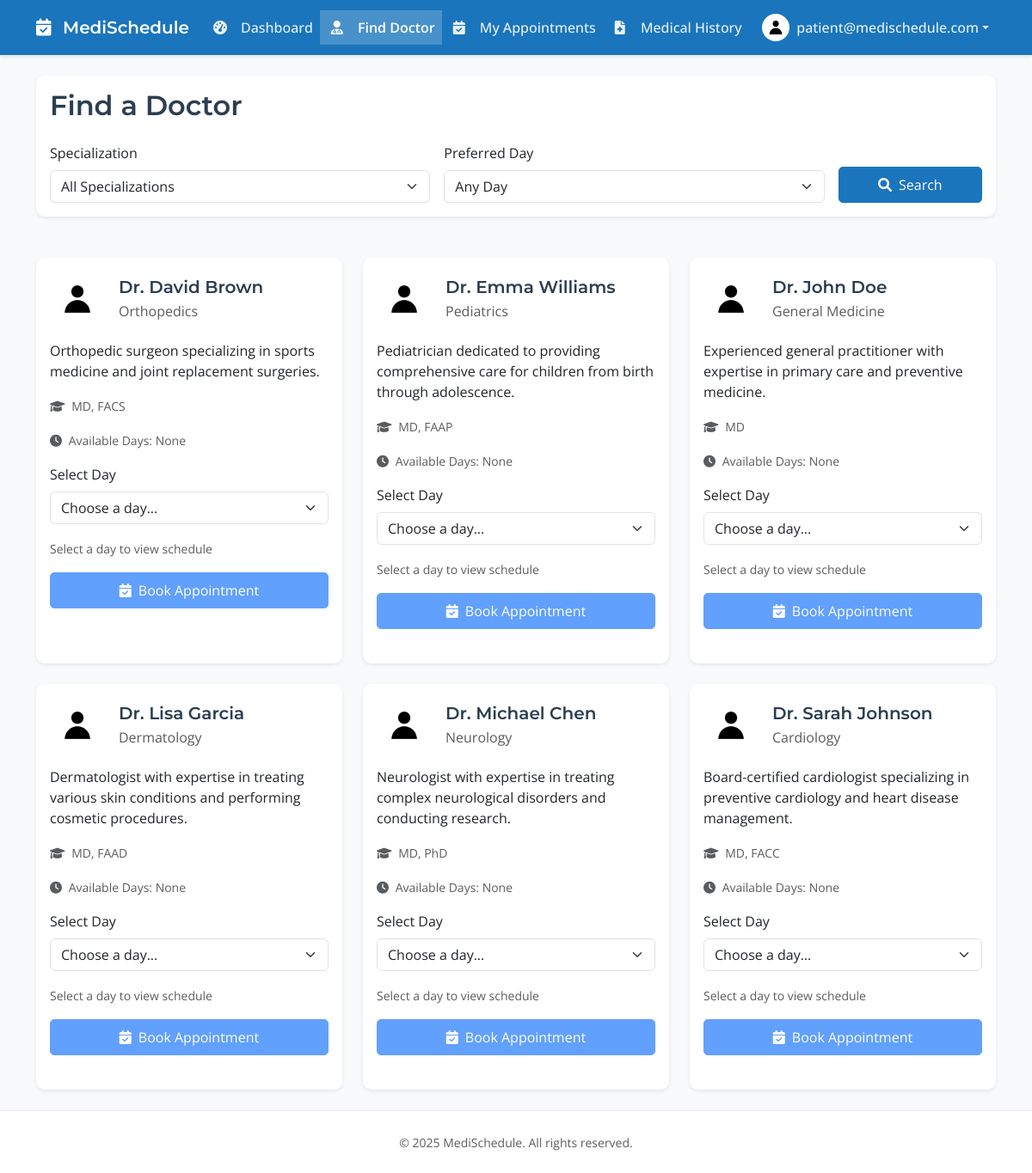
/pages/patient/find_doctor.php (signed in), run on the app's committed database.
### tables this page shows
CREATE TABLE IF NOT EXISTS doctors (
    id INT PRIMARY KEY AUTO_INCREMENT,
    user_id INT NOT NULL,
    first_name VARCHAR(50) NOT NULL,
    last_name VARCHAR(50) NOT NULL,
    specialization VARCHAR(100),
    qualification VARCHAR(100),
    years_experience INT,
    profile_image VARCHAR(255),
    bio TEXT,
    created_at TIMESTAMP DEFAULT CURRENT_TIMESTAMP,
    updated_at TIMESTAMP DEFAULT CURRENT_TIMESTAMP ON UPDATE CURRENT_TIMESTAMP,
    FOREIGN KEY (user_id) REFERENCES users(id) ON DELETE CASCADE
);

### config/database.php (called while the page is built, shortened)
<?php
class Database
{
    private $connection;
    private static $instance = null;
    private function __construct()
    {
        $this->connection = new mysqli(DB_HOST, DB_USER, DB_PASS, DB_NAME);
        $this->connection->set_charset("utf8mb4");
    }
    public static function getInstance()
    {
        if (self::$instance === null) {
            self::$instance = new self();
        }
        return self::$instance;
    }
    public function query($sql)
    {
        return $this->connection->query($sql);
    }
}

### pages/patient/find_doctor.php (the view, shortened to what this page needs)
<?php
$db = Database::getInstance();
$specialization = isset($_GET['specialization']) ? sanitize($_GET['specialization']) : '';
$day = isset($_GET['day']) ? sanitize($_GET['day']) : '';
$specializations_query = "SELECT DISTINCT specialization FROM doctors WHERE specialization IS NOT NULL ORDER BY specialization";
$specializations_result = $db->query($specializations_query);
$specializations = [];
if ($specializations_result) {
    while ($row = $specializations_result->fetch_assoc()) {
        $specializations[] = $row['specialization'];
    }
}
$query = "SELECT d.*, u.email,
          GROUP_CONCAT(DISTINCT ds.day_of_week) as available_days
          FROM doctors d
          INNER JOIN users u ON d.user_id = u.id
          LEFT JOIN doctor_schedules ds ON d.id = ds.doctor_id AND ds.is_available = 1
          WHERE u.status = 'active'";
$query .= " GROUP BY d.id ORDER BY d.first_name, d.last_name";
$doctors_result = $db->query($query);
$doctors = [];
if ($doctors_result) {
    while ($row = $doctors_result->fetch_assoc()) {
        $row['available_days'] = $row['available_days'] ? explode(',', $row['available_days']) : [];
        $doctors[] = $row;
    }
}
$content = '
<div class="container py-4">
    <div class="row mb-4">
        <div class="col-12">
            <div class="card border-0 shadow-sm">
                <div class="card-body">
                    <h2 class="card-title mb-4">Find a Doctor</h2>
                    <form method="GET" class="row g-3">
                        <div class="col-md-5">
                            <label for="specialization" class="form-label">Specialization</label>
                            <select class="form-select" id="specialization" name="specialization">
                                <option value="">All Specializations</option>';
foreach ($specializations as $spec) {
    $content .= '
                                <option value="' . htmlspecialchars($spec) . '" ' . ($specialization === $spec ? 'selected' : '') . '>' . htmlspecialchars($spec) . '</option>';
}
$content .= '
                            </select>
                        </div>
                        <div class="col-md-5">
                            <label for="day" class="form-label">Preferred Day</label>
                            <select class="form-select" id="day" name="day">
                                <option value="">Any Day</option>
                                <option value="Monday" ' . ($day === 'Monday' ? 'selected' : '') . '>Monday</option>
                                <option value="Tuesday" ' . ($day === 'Tuesday' ? 'selected' : '') . '>Tuesday</option>
                                <option value="Wednesday" ' . ($day === 'Wednesday' ? 'selected' : '') . '>Wednesday</option>
                                <option value="Thursday" ' . ($day === 'Thursday' ? 'selected' : '') . '>Thursday</option>
                                <option value="Friday" ' . ($day === 'Friday' ? 'selected' : '') . '>Friday</option>
                                <option value="Saturday" ' . ($day === 'Saturday' ? 'selected' : '') . '>Saturday</option>
                                <option value="Sunday" ' . ($day === 'Sunday' ? 'selected' : '') . '>Sunday</option>
                            </select>
                        </div>
                        <div class="col-md-2 d-flex align-items-end">
                            <button type="submit" class="btn btn-primary w-100">
                                <i class="fas fa-search me-2"></i>Search
                            </button>
                        </div>
                    </form>
                </div>
            </div>
        </div>
    </div>
    <div class="row g-4">';
if (empty($doctors)) {
    $content .= '
        <div class="col-12">
            <div class="alert alert-info">
                <i class="fas fa-info-circle me-2"></i>No doctors found matching your criteria.
            </div>
        </div>';
} else {
    foreach ($doctors as $doctor) {
        $content .= '
        <div class="col-md-6 col-lg-4">
            <div class="card border-0 shadow-sm h-100">
                <div class="card-body">
                    <div class="d-flex align-items-center mb-3">
                        <div class="flex-shrink-0">
                            <img src="' . APP_URL . '/uploads/profile_images/' . (!empty($doctor['profile_image']) ? htmlspecialchars($doctor['profile_image']) : 'default-profile.jpg') . '"
                                 alt="Dr. ' . htmlspecialchars($doctor['first_name'] . ' ' . $doctor['last_name']) . '"
                                 class="rounded-circle"
                                 style="width: 64px; height: 64px; object-fit: cover;"
                                 onerror="this.src=\'' . APP_URL . '/uploads/profile_images/default-profile.jpg\'">
                        </div>
                        <div class="flex-grow-1 ms-3">
                            <h5 class="card-title mb-1">Dr. ' . htmlspecialchars($doctor['first_name'] . ' ' . $doctor['last_name']) . '</h5>
                            <p class="text-muted mb-0">' . htmlspecialchars($doctor['specialization']) . '</p>
                        </div>
                    </div>
                    <p class="card-text">' . htmlspecialchars($doctor['bio'] ?? 'No bio available.') . '</p>
                    <div class="mb-3">
                        <small class="text-muted">
                            <i class="fas fa-graduation-cap me-1"></i> ' . htmlspecialchars($doctor['qualification']) . '
                        </small>
                    </div>
                    <div class="mb-3">
                        <small class="text-muted">
                            <i class="fas fa-clock me-1"></i> Available Days: ' .
            (empty($doctor['available_days']) ? 'None' : implode(', ', $doctor['available_days'])) . '
                        </small>
                    </div>
                    <div class="mb-3">
                        <label for="day-' . $doctor['id'] . '" class="form-label">Select Day</label>
                        <select class="form-select day-select" id="day-' . $doctor['id'] . '" data-doctor-id="' . $doctor['id'] . '">
                            <option value="">Choose a day...</option>';
        $content .= '
                        </select>
                    </div>
                    <div class="schedule-time mb-3" id="schedule-' . $doctor['id'] . '">
                        <small class="text-muted">Select a day to view schedule</small>
                    </div>
                    <div class="d-grid">
                        <button type="button" class="btn btn-primary book-appointment"
                                data-doctor-id="' . $doctor['id'] . '"
                                data-doctor-name="Dr. ' . htmlspecialchars($doctor['first_name'] . ' ' . $doctor['last_name']) . '"
                                disabled>
                            <i class="fas fa-calendar-check me-2"></i>Book Appointment
                        </button>
                    </div>
                </div>
            </div>
        </div>';
    }
}
$content .= '
    </div>
</div>
<script>
document.addEventListener("DOMContentLoaded", function() {
    const daySelects = document.querySelectorAll(".day-select");
    const bookButtons = document.querySelectorAll(".book-appointment");
    // Handle day selection
    daySelects.forEach(select => {
        select.addEventListener("change", function() {
            const doctorId = this.dataset.doctorId;
            const day = this.value;
            if (day) {
                fetchSchedule(doctorId, day);
            } else {
                const scheduleDisplay = document.getElementById("schedule-" + doctorId);
                scheduleDisplay.innerHTML = \'<small class="text-muted">Select a day to view schedule</small>\';
                const bookButton = this.closest(".card").querySelector(".book-appointment");
                bookButton.disabled = true;
            }
        });
    });
    // Fetch doctor schedule
    function fetchSchedule(doctorId, day) {
        const scheduleDisplay = document.getElementById("schedule-" + doctorId);
        const bookButton = scheduleDisplay.closest(".card").querySelector(".book-appointment");
        scheduleDisplay.innerHTML = \'<div class="text-center"><div class="spinner-border spinner-border-sm text-primary" role="status"></div></div>\';
        bookButton.disabled = true;
        fetch("get_doctor_schedule.php?doctor_id=" + doctorId + "&day=" + day)
            .then(response => response.json())
            .then(data => {
                if (data.success) {
                    let statusClass = "text-success";
                    let statusIcon = "fa-calendar-check";
                    if (data.day_status === "pending") {
                        statusClass = "text-warning";
                        statusIcon = "fa-clock";
                    } else if (data.day_status === "booked") {
                        statusClass = "text-danger";
                        statusIcon = "fa-calendar-times";
                    }
                    scheduleDisplay.innerHTML =
                        \'<small class="text-muted">\' +
                        \'<i class="fas fa-clock me-1"></i> \' + data.start_time + \' - \' + data.end_time + \'<br>\' +
                        \'<i class="fas \' + statusIcon + \' me-1 \' + statusClass + \'"></i> \' + data.message +
                        \'</small>\';
                    bookButton.disabled = !data.is_available;
                } else {
                    scheduleDisplay.innerHTML = \'<small class="text-danger">\' + data.message + \'</small>\';
                    bookButton.disabled = true;
                }
            })
            .catch(error => {
                scheduleDisplay.innerHTML = \'<small class="text-danger">Error loading schedule</small>\';
                bookButton.disabled = true;
            });
    }
    // Handle booking button click
    bookButtons.forEach(button => {
        button.addEventListener("click", function() {
            const doctorId = this.dataset.doctorId;
            const day = this.closest(".card").querySelector(".day-select").value;
            if (doctorId && day) {
                window.location.href = "book_appointment.php?doctor_id=" + doctorId + "&day=" + day;
            }
        });
    });
});
</script>';
require_once '../../layouts/main.php';

### assets/css/style.css (style rules this page uses)
:root { --medical-blue: #1A75BC; --healing-teal: #00A9A5; --soft-white: #F8FBFC; --light-grey: #E6ECF2; --warm-grey: #64748B; }
body { font-family: 'Open Sans', sans-serif; background-color: var(--soft-white); min-height: 100vh; display: flex; flex-direction: column; }
.card { border: none; border-radius: 10px; box-shadow: 0 2px 4px rgba(0, 0, 0, 0.1); transition: transform 0.2s; }
.btn { border-radius: 5px; padding: 8px 16px; }
.btn-primary { background-color: var(--medical-blue); border-color: var(--medical-blue); }

### assets/css/branding.css (style rules this page uses)
:root { --medical-blue: #1A75BC; --healing-teal: #00A9A5; --soft-white: #F8FBFC; --light-grey: #E6ECF2; --warm-grey: #64748B; --wellness-green: #2AC769; --gentle-orange: #FF9F5A; --soft-red: #EB5757; }
body { font-family: 'Open Sans', 'Nunito Sans', sans-serif; background-color: var(--soft-white); color: var(--warm-grey); }
h1, h2, h3, h4, h5, h6 { font-family: 'Montserrat', sans-serif; color: var(--medical-blue); }
.btn-primary { background-color: var(--medical-blue); border-color: var(--medical-blue); }
.card { border: none; box-shadow: 0 2px 4px rgba(0, 0, 0, 0.1); background-color: white; }

### layouts/main.php (style rules this page uses)
:root { --text-primary: #2c3e50; --text-secondary: #34495e; --text-muted: #7f8c8d; --bg-light: #f8f9fa; --border-color: #e9ecef; }
body { min-height: 100vh; display: flex; flex-direction: column; font-family: 'Open Sans', sans-serif; color: var(--text-primary); background-color: var(--bg-light); }
h1, h2, h3, h4, h5, h6 { font-family: 'Montserrat', sans-serif; color: var(--text-primary); font-weight: 600; }
.card { border: none; box-shadow: 0 2px 4px rgba(0, 0, 0, 0.05); margin-bottom: 1.5rem; }
.card-title { margin-bottom: 0; color: var(--text-primary); font-weight: 600; }

### data on the page
doctors: profile_image (placeholder picture), first_name+last_name "David Brown", specialization "Orthopedics", bio "Orthopedic surgeon specializing in sports medicine and joint replacement surgeries.", qualification "MD, FACS"
doctors: profile_image (placeholder picture), first_name+last_name "Emma Williams", specialization "Pediatrics", bio "Pediatrician dedicated to providing comprehensive care for children from birth through adolescence.", qualification "MD, FAAP"
doctors: profile_image (placeholder picture), first_name+last_name "John Doe", specialization "General Medicine", bio "Experienced general practitioner with expertise in primary care and preventive medicine.", qualification "MD"
doctors: profile_image (placeholder picture), first_name+last_name "Lisa Garcia", specialization "Dermatology", bio "Dermatologist with expertise in treating various skin conditions and performing cosmetic procedures.", qualification "MD, FAAD"
doctors: profile_image (placeholder picture), first_name+last_name "Michael Chen", specialization "Neurology", bio "Neurologist with expertise in treating complex neurological disorders and conducting research.", qualification "MD, PhD"
doctors: profile_image (placeholder picture), first_name+last_name "Sarah Johnson", specialization "Cardiology", bio "Board-certified cardiologist specializing in preventive cardiology and heart disease management.", qualification "MD, FACC"

### other printed values
$_SESSION['email'] "patient@medischedule.com"
